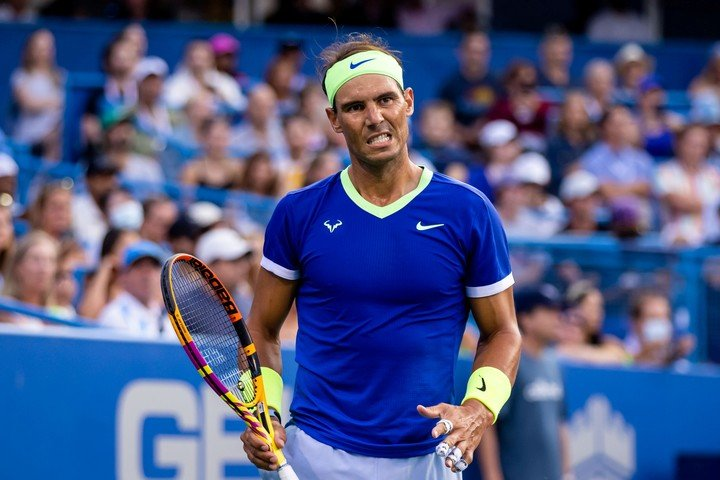
#> input picture shapeDetection/saliency/nadal.jpg, 720 x 480 px
$ python test.py
#> lines starting #> are read from the running program, lines starting #| are printed output that depends on the picture; after the words box and inside, x2 and y2 are one past the last pixel; in counts of white or black regions, pixels touching at a corner belong together
import cv2
import time


img = cv2.imread('nadal.jpg')
#> img is the input picture: shape (480, 720, 3); mean B, G, R 130.8, 88.8, 78.7
img = cv2.resize(img, (640, 480))
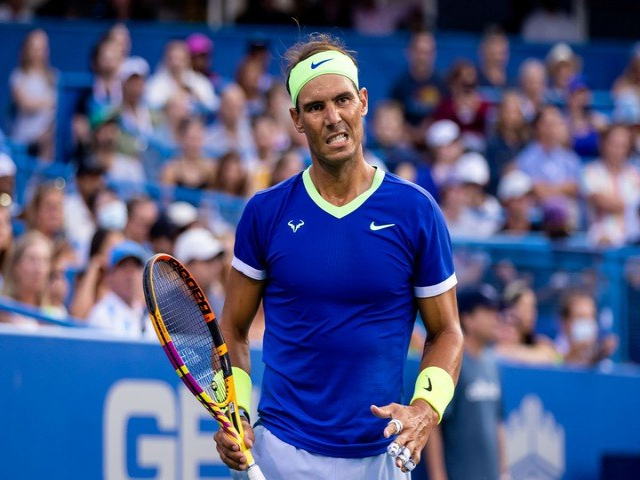
#> img: shape (480, 640, 3); mean B, G, R 130.8, 88.8, 78.7
cv2.imshow('Visualizador OpenCV', img)

init_time = time.time_ns()

# requires pip install opencv-contrib-python
saliency = cv2.saliency.StaticSaliencySpectralResidual_create()
#saliency = cv2.saliency.StaticSaliencyFineGrained_create()
(success, saliencyMap) = saliency.computeSaliency(img)
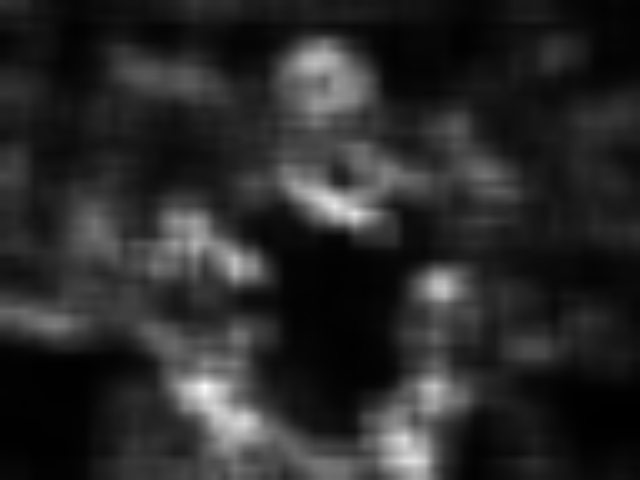
#> saliencyMap: shape (480, 640) float32; min 0.00218, max 0.989, mean 0.164
#> success = True
saliencyMap = (saliencyMap * 255).astype("uint8")

# create binary img
threshMap = cv2.threshold(saliencyMap, 0, 255, cv2.THRESH_BINARY | cv2.THRESH_OTSU)[1]
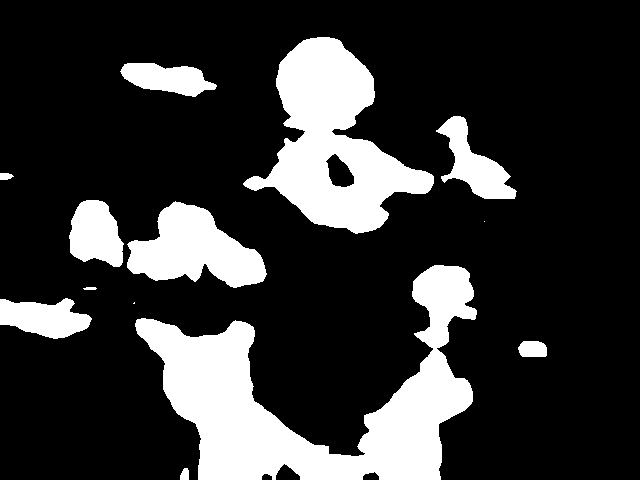
#> threshMap: shape (480, 640); 20.6% white; 13 white regions (2 under 20 px)

# draw contours
contours, hierarchy = cv2.findContours(threshMap, cv2.RETR_TREE, cv2.CHAIN_APPROX_SIMPLE)
#> contours = 14 contours, 2 with area under 20; largest, box (x1, y1, x2, y2) and area: (135, 265, 477, 480) 27694, (243, 37, 434, 234) 17494, (127, 201, 267, 288) 6826, (436, 116, 517, 199) 2679, (69, 200, 124, 267) 2615
img_cont = cv2.drawContours(img, contours, -1, (0, 255, 0), 2)
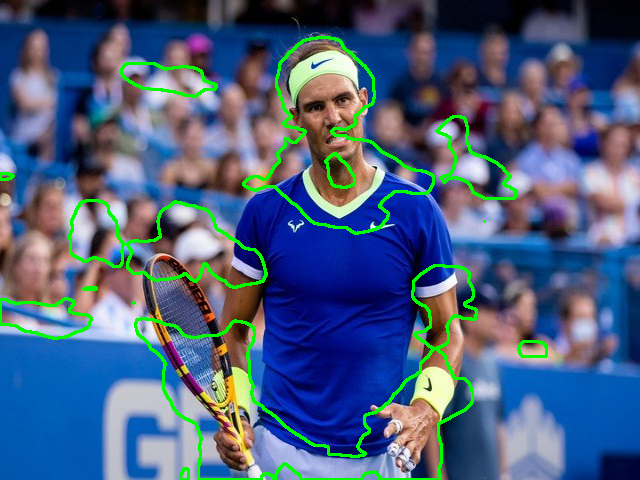
#> img_cont: shape (480, 640, 3); mean B, G, R 125.4, 95.1, 74.4
end_time = time.time_ns()

print('Algorithm duration: ', (end_time - init_time)/1e6, "ms")

# imshow
cv2.imshow('Binary SaliencyMap', threshMap)
cv2.imshow('SaliencyMap', saliencyMap)
cv2.imshow('Contours', img_cont)
cv2.waitKey()
